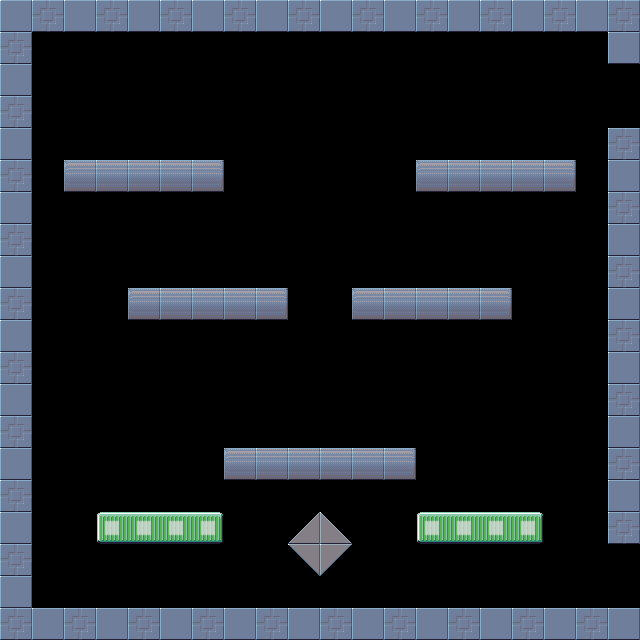

Below is a game level as drawn by its tile map, then a one-line description and the .tmx that defines it (tile-layer data replaced by summaries):
An orthogonal 20x20 tile map with 32x32 px tiles, 2 tile layers (background, collision) and 6 objects (2x ripper, 2x exit, crawler, slime).

<map version="1.0" orientation="orthogonal" renderorder="right-down" width="20" height="20" tilewidth="32" tileheight="32" nextobjectid="30">
 <properties>
  <property name="background" value="bg_castle.png" />
 </properties>
 <tileset firstgid="1" name="LofiScifi" tilewidth="32" tileheight="32" tilecount="1760" columns="16">
  <image source="../spritesheets/sci-fi-platformer-tiles-32x32-extension_0.png" width="512" height="3520" />
  <tile id="51">
   <properties>
    <property name="passthru" value="0" />
   </properties>
  </tile>
  <tile id="52">
   <properties>
    <property name="passthru" value="false" />
   </properties>
  </tile>
  <tile id="140">
   <properties>
    <property name="exitTo" value="test2" />
   </properties>
  </tile>
  <tile id="770">
   <properties>
    <property name="passthru" value="true" />
   </properties>
  </tile>
 </tileset>
 <layer name="background" width="20" height="20">
  <data>[400 cells, 110 non-empty, 12 distinct tile ids]</data>
 </layer>
 <layer name="collision" width="20" height="20" opacity="0.75">
  <properties>
   <property name="collision" value="true" />
  </properties>
  <data>[400 cells, 106 non-empty, 2 distinct tile ids]</data>
 </layer>
 <objectgroup name="objects" offsetx="32" offsety="0">
  <object id="14" name="ripper" x="549" y="457.333" />
  <object id="15" name="ripper" x="359.167" y="174.667" />
  <object id="18" name="exit" x="592" y="578">
   <properties>
    <property name="exitId" value="1" />
    <property name="exitTo" value="test2" />
    <property name="linkTo" value="1" />
   </properties>
  </object>
  <object id="23" name="exit" x="591" y="88">
   <properties>
    <property name="exitId" value="2" />
    <property name="exitTo" value="test2" />
    <property name="linkTo" value="2" />
   </properties>
  </object>
  <object id="24" name="crawler" x="215" y="274" />
  <object id="28" name="slime" x="288" y="31" />
 </objectgroup>
</map>
